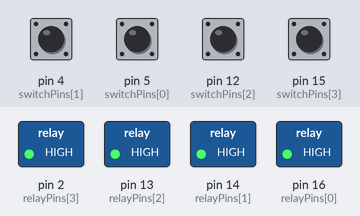
Bench run of a sketch on a simulated Arduino Uno, built with avr-gcc and run on an emulated ATmega328P. Parts: switched loads named in the sketch (green lamp = pin HIGH). The inputs (shaded band) are chosen by the test bench; at power-on: pin 4 (switchPins[1]), pin 5 (switchPins[0]), pin 12 (switchPins[2]), pin 15 (switchPins[3]) HIGH.

Above: at 1.2 s.
1.3 s: pin 4 (switchPins[1]) pulled LOW for 0.15 s
At 1.37 s:
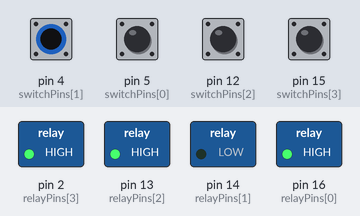
2.9 s: pin 5 (switchPins[0]) pulled LOW for 0.15 s
At 2.97 s:
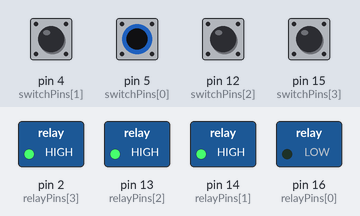
4.5 s: pin 12 (switchPins[2]) pulled LOW for 0.15 s
At 4.57 s:
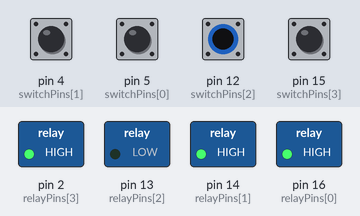
6.1 s: pin 15 (switchPins[3]) pulled LOW for 0.15 s
At 6.17 s:
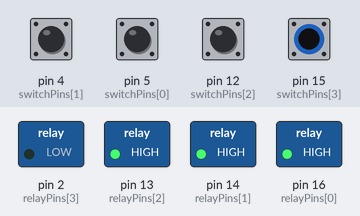
7.7 s: pin 4 (switchPins[1]) driven LOW and pin 5 (switchPins[0]) driven LOW
At 8.7 s:
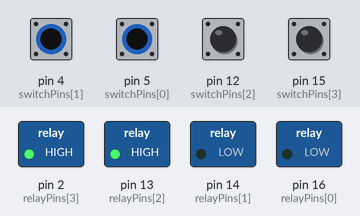
9.2 s: pin 12 (switchPins[2]) pulled LOW for 1 s
At 9.8 s:
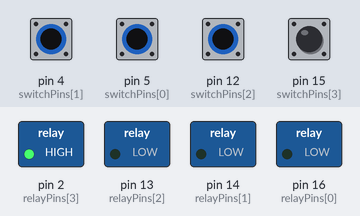
Timing chart, 0 to 12.2 s (numbered marks = the images above; inputs shaded):
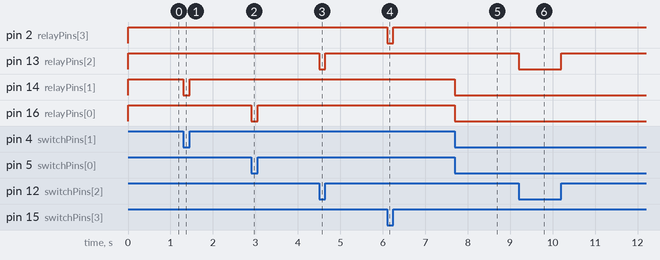

Measured:
- after the input at 1.3 s, pin 14 (relayPins[1]): HIGH → LOW at once, → HIGH 0.15 s later
- after the input at 2.9 s, pin 16 (relayPins[0]): HIGH → LOW at once, → HIGH 0.15 s later
- after the input at 4.5 s, pin 13 (relayPins[2]): HIGH → LOW at once, → HIGH 0.15 s later
- after the input at 6.1 s, pin 2 (relayPins[3]): HIGH → LOW at once, → HIGH 0.15 s later
- after the input at 7.7 s, pin 14 (relayPins[1]), pin 16 (relayPins[0]): HIGH → LOW at once
- after the input at 9.2 s, pin 13 (relayPins[2]): HIGH → LOW at once, → HIGH 1.0 s later

The sketch:

switch_relay_4_channel.ino
```cpp
const int switchPins[4] = {5,4,12,15};

const int relayPins[4] = {16,14,13,2};

void setup()
{
    for(int i=0;i<4;i++)
    {
        pinMode(switchPins[i], INPUT_PULLUP);

        pinMode(relayPins[i], OUTPUT);

        digitalWrite(relayPins[i], HIGH);   // Relay OFF (Active LOW)
    }
}

void loop()
{
    for(int i=0;i<4;i++)
    {
        if(digitalRead(switchPins[i])==LOW)
            digitalWrite(relayPins[i], LOW);
        else
            digitalWrite(relayPins[i], HIGH);
    }
}
```
